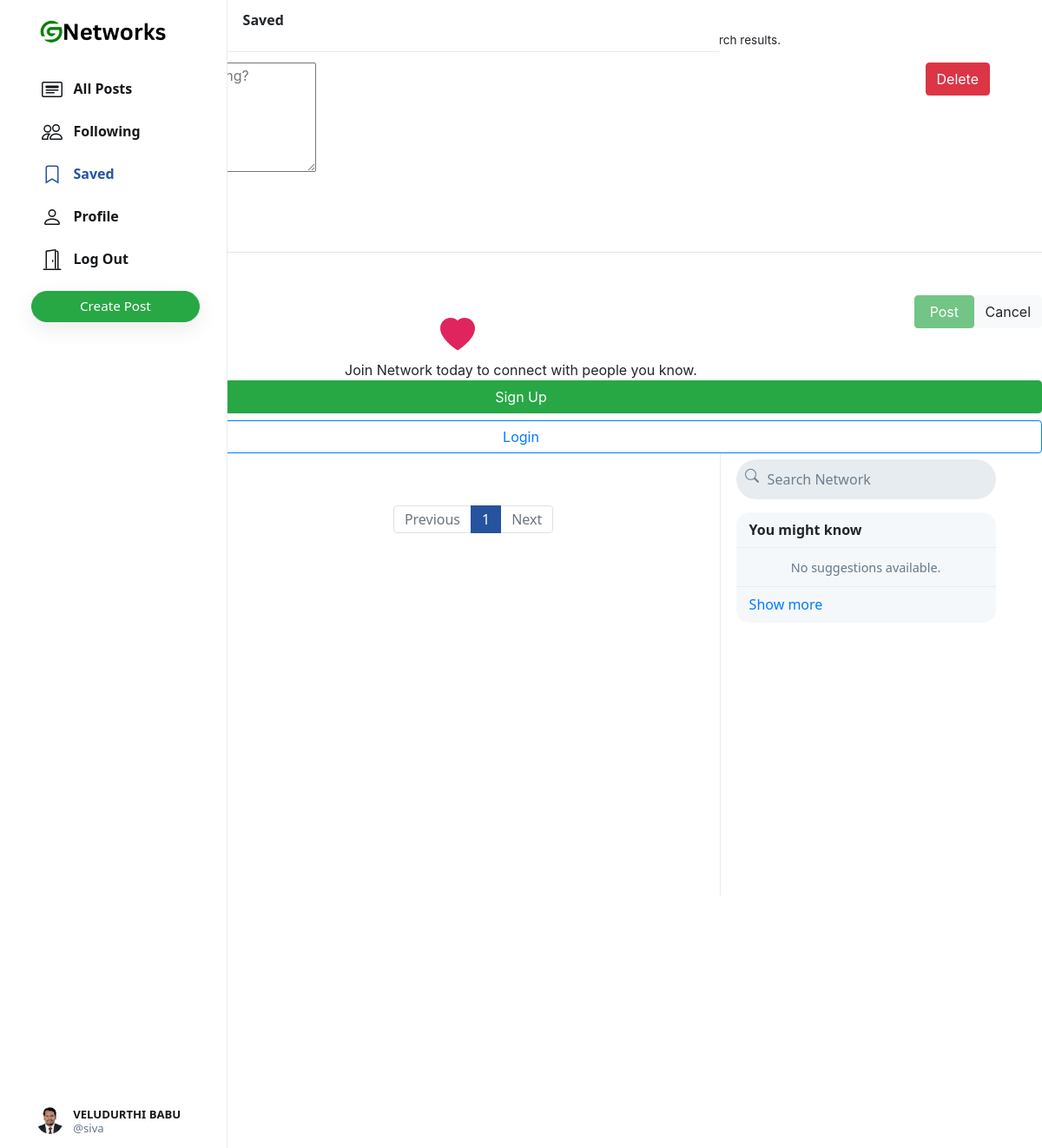
The page /n/saved (signed in) on the database its author committed.
### network/models.py (models this page shows, shortened)
class User(AbstractUser):
    profile_pic = models.ImageField(upload_to='profile_pic/')
    bio = models.TextField(max_length=160, blank=True, null=True)
    cover = models.ImageField(upload_to='covers/', blank=True)

### network/views.py (the view)
# urls.py: path("n/saved", views.saved, name="saved"),
def saved(request):
    if request.user.is_authenticated:
        all_posts = Post.objects.filter(savers=request.user).order_by('-date_created')
        paginator = Paginator(all_posts, 10)
        page_number = request.GET.get('page')
        if page_number == None:
            page_number = 1
        posts = paginator.get_page(page_number)
        followings = Follower.objects.filter(followers=request.user).values_list('user', flat=True)
        suggestions = User.objects.exclude(pk__in=followings).exclude(username=request.user.username).order_by("?")[:6]
        return render(request, "network/index.html", {
            "posts": posts,
            "suggestions": suggestions,
            "page": "saved"
        })
    else:
        return HttpResponseRedirect(reverse('login'))

### network/templates/network/index.html (shortened to what this page needs)
{% extends "network/layout.html" %}
{% load static %}
{% block body %}
    <div class="main-div">
        <div class="left-div">
            <nav class="head heading">
                {% if page == 'all_posts' %}
                    All Posts
                {% elif page == 'following' %}
                    Following
                {% elif page == 'saved' %}
                    Saved
                {% elif page == 'profile' %}
                    Profile
                {% else %}
                    Explore
                {% endif %}
            </nav>
            <div class="left-div-content">
                <div class="posts-view">
                    <div class="main-div-content">
                        <nav aria-label="Page navigation example" class="pagination-bar">
                            <ul class="pagination justify-content-center">
                                {% if posts.has_previous %}
                                    <li class="page-item">
                                        <a class="page-link" href="?page={{ posts.previous_page_number | default:1}}" tabindex="-1" aria-disabled="true">Previous</a>
                                    </li>
                                {% else %}
                                    <li class="page-item disabled">
                                        <a class="page-link" href="" tabindex="-1" aria-disabled="true">Previous</a>
                                    </li>
                                {% endif %}
                                {% for each in posts.paginator.page_range %}
                                    {% if each == posts.number %}
                                        <li class="page-item active"><a class="page-link" href="?page={{each}}">{{each}}</a></li>
                                    {% else %}
                                        <li class="page-item"><a class="page-link" href="?page={{each}}">{{each}}</a></li>
                                    {% endif %}
                                {% endfor %}
                                {% if posts.has_next %}
                                    <li class="page-item">
                                        <a class="page-link" href="?page={{ posts.next_page_number }}">Next</a>
                                    </li>
                                {% else %}
                                    <li class="page-item disabled">
                                        <a class="page-link" href="">Next</a>
                                    </li>
                                {% endif %}
                            </ul>
                          </nav>
                    </div>
                </div>
            </div>
        </div>
    </div>
{% endblock %}

### network/templates/network/layout.html (shortened to what this page needs)
{% load static %}
<!DOCTYPE html>
<html lang="en">
    <head>
        <link rel="stylesheet" href="https://stackpath.bootstrapcdn.com/bootstrap/4.4.1/css/bootstrap.min.css">
        <link href="{% static 'network/styles.css' %}" rel="stylesheet">
    </head>
    <body>
        <div class="popup">
            <div class="small-popup">
                <div style="margin-bottom: 10px; font-size: 1.1em;"><strong>Delete Post?</strong></div>
                <div class="grey" style="font-size: .85em; margin-bottom: 15px;">
                    This can’t be undone and it will be removed from your profile, the timeline of any accounts that follow you, and from Network search results.
                </div>
                <div style="padding: 0px 5%;">
                    <button class="btn btn-light float-left" onclick="remove_popup()">Cancel</button>
                    <button class="btn btn-danger float-right" id="delete_post_btn">Delete</button>
                </div>
            </div>
            <div class="large-popup">
                <div>
                    <div class="form-area">
                        <form action="{% url 'createpost' %}" method="POST" class="newpost" enctype="multipart/form-data">
                            <div id='img-div'>
                                <button id="del-img" type='button'>
                                </button>
                            </div>
                            <hr>
                            <div class="form-action-btns">
                                <div>
                                    <label for="insert-img" class="icon-btn form-icon-btn">
                                        <span style="font-size: 0.95em;">&nbsp;Photo</span>
                                    </label>
                                </div>
                                <div>
                                    <button class="btn btn-light float-right cancel-post" type="button" onclick="remove_popup()">Cancel</button>
                                    <input type="submit" class="btn btn-success float-right submit-btn" value="&nbsp;Post&nbsp;" disabled>
                                </div>
                            </div>
                        </form>
                    </div>
                </div>
            </div>
            <div class="login-popup">
                <div onclick="remove_popup()" class="icon-btn">
                </div>
                <center>
                    <div class="icon-div">
                        <svg width="2.5em" height="2.5em" viewBox="0 0 16 16" class="bi bi-heart-fill" fill="#e0245e" xmlns="http://www.w3.org/2000/svg">
                            <path fill-rule="evenodd" d="M8 1.314C12.438-3.248 23.534 4.735 8 15-7.534 4.736 3.562-3.248 8 1.314z"/>
                        </svg>
                    </div>
                    <div class="main_text-div">
                        <div class="grey">
                            Join Network today to connect with people you know.
                        </div>
                    </div>
                    <div class="btn-div">
                        <button class="btn btn-success btn-block" onclick="goto_register()">Sign Up</button>
                        <button class="btn btn-outline-primary btn-block" onclick="goto_login()">Login</button>
                    </div>
                </center>
            </div>
        </div>
        <div class="body" data-page="{{page}}">
            <div class="sidenav">
                <a href="{% url 'index' %}" class="navbar-brand">
                    <img src="{% static 'network/Images/logo.png' %}" height="31px">
                </a>
                <div style="height: 100%;">
                    <div>
                        <div>
                            <ul>
                                <li class="nav-item" id="all_posts">
                                <a href="{% url 'index' %}" class="nav-link">
                                    <div>
                                        &nbsp;&nbsp;All Posts
                                    </div>
                                </a>
                                </li>
                                {% if user.is_authenticated %}
                                    <li class="nav-item" id="following">
                                        <a href="{% url 'following' %}" class="nav-link">
                                            <div>
                                                &nbsp;&nbsp;Following
                                            </div>
                                        </a>
                                    </li>
                                    <li class="nav-item" id="saved">
                                        <a href="{% url 'saved' %}" class="nav-link">
                                            <div>
                                                <svg width="1.5em" height="1.5em" viewBox="0 0 16 16" class="bi bi-bookmark" fill="currentColor" xmlns="http://www.w3.org/2000/svg">
                                                    <path fill-rule="evenodd" d="M8 12l5 3V3a2 2 0 0 0-2-2H5a2 2 0 0 0-2 2v12l5-3zm-4 1.234l4-2.4 4 2.4V3a1 1 0 0 0-1-1H5a1 1 0 0 0-1 1v10.234z"/>
                                                  </svg>
                                                &nbsp;&nbsp;Saved
                                            </div>
                                        </a>
                                    </li>
                                    <li class="nav-item" id="profile">
                                        <a href="{% url 'profile' user.username %}" class="nav-link">
                                            <div>
                                                &nbsp;&nbsp;Profile
                                            </div>
                                        </a>
                                    </li>
                                    <li class="nav-item" id="logout">
                                        <a href="{% url 'logout' %}" class="nav-link">
                                            <div>
                                                &nbsp;&nbsp;Log Out
                                            </div>
                                        </a>
                                    </li>
                                {% endif %}
                            </ul>
                        </div>
                        {% if user.is_authenticated %}
                            <button id="popup-btn" class="btn btn-success new-post-btn" onclick="createpost()">Create Post</button>
                        {% endif %}
                    </div>
                    <div style="position: absolute; bottom: 10px;">
                        {% if user.is_authenticated %}
                            <li class="nav-item sidenav-user">
                                <a href="{% url 'profile' user.username %}" class="nav-link">
                                    <div class="user_account">
                                        <div class="small-profilepic" style="float: left; background-image: url(/media/{{user.profile_pic}})"></div>
                                        <div style="height: 2.7vw; margin: auto;">
                                            <div style="margin-top: 4px;"><strong>{{user.first_name}} {{user.last_name}}</strong></div>
                                            <div class="grey" style="margin-top: 4px;">@{{ user.username }}</div>
                                        </div>
                                    </div>
                                </a>
                            </li>
                        {% endif %}
                    </div>
                </div>
            </div>
            {% block body %}
            {% endblock %}
            <div class="right-div">
                <nav class="head">
                    <form action="#">
                        <div class="search-div">
                            <div>
                            </div>
                            <input type="text" name="query" id="search-box" placeholder="Search Network">
                        </div>
                    </form>
                </nav>
                <div class='right-div-content'>
                    <div class="space" style="background-color: white;"></div>
                    {% if user.is_authenticated %}
                        <div class="suggestion-box">
                            <div class="suggestion-header">
                                You might know
                            </div>
                            {% for suggestion in suggestions %}
                                <div class="suggestion-user">
                                    <div>
                                        <a href="{% url 'profile' suggestion.username %}">
                                            <div class="small-profilepic" style="background-image: url(/media/{{suggestion.profile_pic}})"></div>
                                        </a>
                                    </div>
                                    <div class="user-details">
                                        <a href="{% url 'profile' suggestion.username %}">
                                            <div id="user-name">
                                                <strong>
                                                    {{suggestion.first_name}} {{suggestion.last_name}}
                                                </strong>
                                            </div>
                                            <div class="grey">@{{suggestion.username}}</div>
                                        </a>
                                    </div>
                                    <div>
                                        <button class="btn btn-outline-primary" type="button" onclick="follow_user(this,'{{suggestion.username}}','suggestion')">Follow</button>
                                    </div>
                                </div>
                            {% empty %}
                                    <div style="text-align: center; border-bottom: .5px solid #e6ecf0; padding: 10px 15px;">
                                        <span class="grey" style="font-size: .9em;">No suggestions available.</span>
                                    </div>
                            {% endfor %}
                            <div class="suggestion-footer">
                                <a href="#">Show more</a>
                            </div>
                        </div>
                    {% endif %}
                </div>
            </div>
        </div>
    </body>
</html>

### rows shown on the page
User: profile_pic (picture), first_name "VELUDURTHI", last_name "BABU", username "siva"

### other values the page prints
{{ each }} "1"
